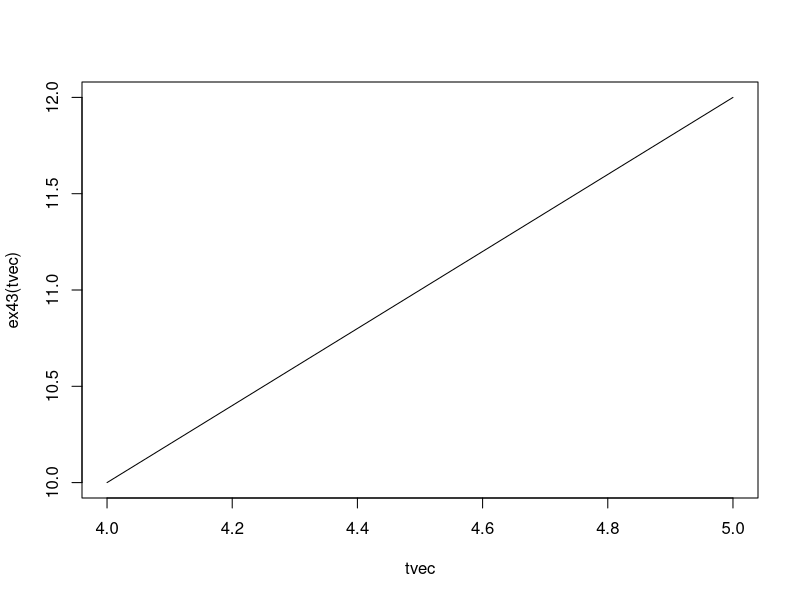
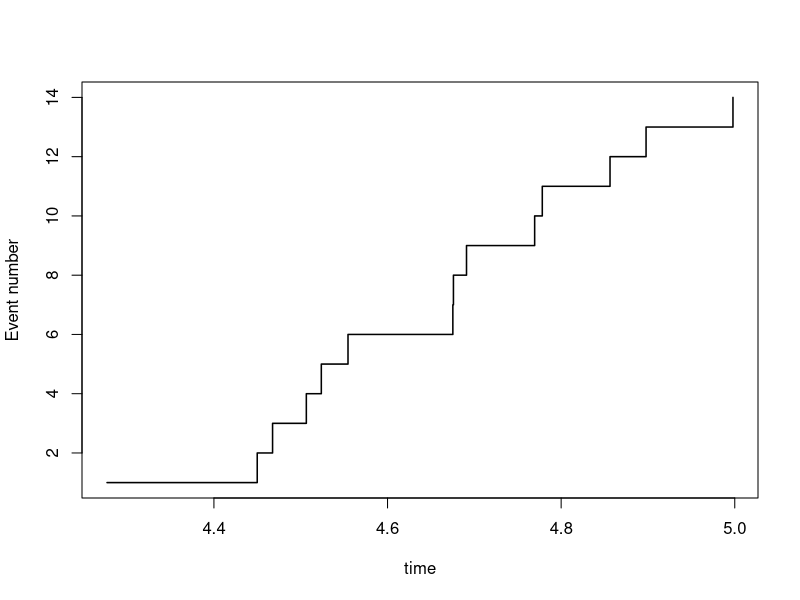

These figures' R source, in order:
## ---- chunk 1
rm(list = ls())
## ---- chunk 2
# Function for simulating arrival times for a NHPP between a and b using thinning
simtNHPP <- function(a,b,lambdamax,lambdafunc){
  if(max(lambdafunc(seq(a,b,length.out = 100)))>lambdamax)
    stop("lambdamax is smaller than max of the lambdafunction")
  expectednumber <- (b-a)*lambdamax  
  Nsim <- 3*expectednumber
  timesbetween <- rexp(Nsim,lambdamax) 
  timesto <- a+cumsum(timesbetween)
  timesto <- timesto[timesto<b]
  Nevents <- length(timesto)
  U <- runif(Nevents)
  timesto <- timesto[U<lambdafunc(timesto)/lambdamax]  
  timesto
}

# Specify the intensity function for the traffic example
ex43 <- function(t)
  2*t + 2

tvec <- seq(4, 5,by=0.01)
plot(tvec, ex43(tvec),type="l")
## ---- chunk 3
# Generate data with the traffic intensity and plot them
NHPPtimes <- simtNHPP(a=4,b=5,lambdamax=12,lambdafunc=ex43)
plot(NHPPtimes,1:length(NHPPtimes),type="s",xlab = "time", 
     ylab = "Event number",lwd=1.5)
points(NHPPtimes,rep(0,length(NHPPtimes)),pch=21,bg="red")
# Rerun the lines above several times
## ---- chunk 4
mcint <- function(Nsim, a, b, func) {
  return((b - a)*mean(func(runif(Nsim, a, b))))
}

intfunc <- function(x) {
  return(sin(x))
}

print(paste("Monte Carlo Integration:", mcint(10000, 0, pi/3, intfunc)))
print(paste("Exact integral:", -cos(pi/3) + cos(0)))
